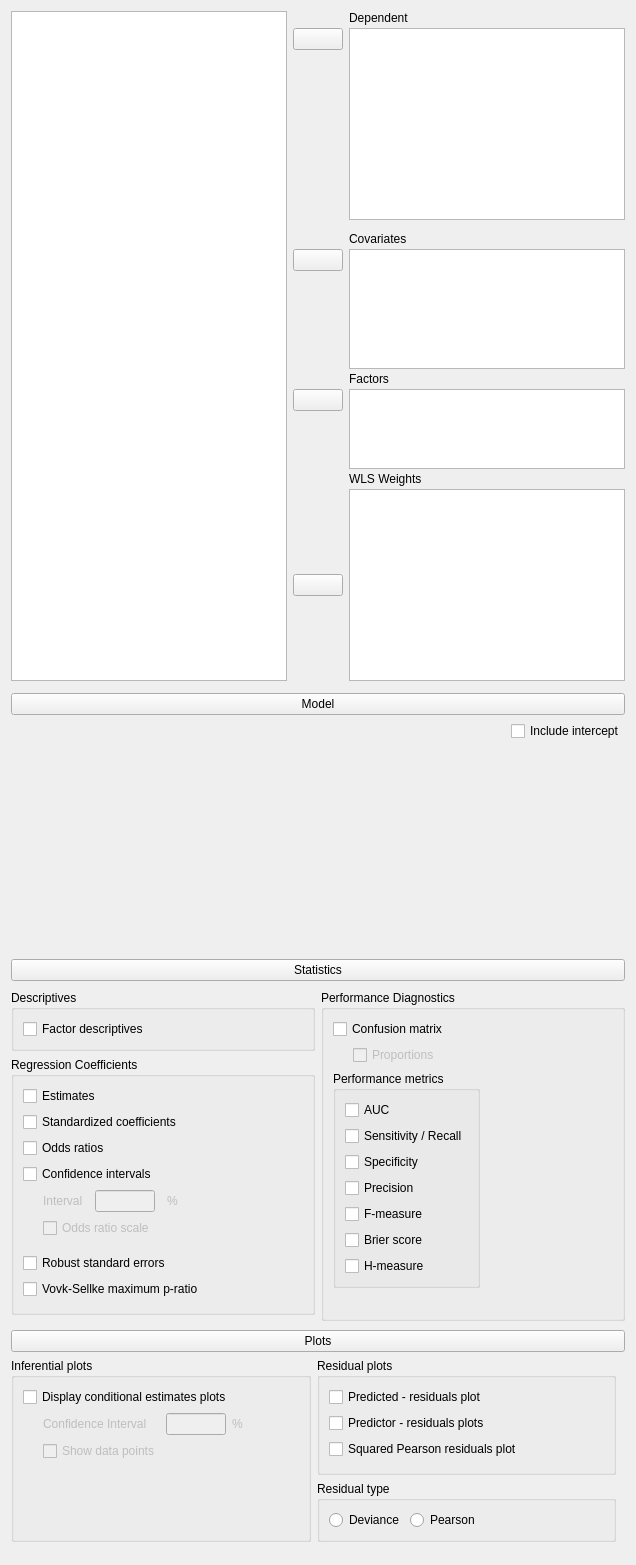
<?xml version="1.0" encoding="UTF-8"?>
<ui version="4.0">
 <class>RegressionLogisticForm</class>
 <widget class="QWidget" name="RegressionLogisticForm">
  <property name="geometry">
   <rect>
    <x>0</x>
    <y>0</y>
    <width>636</width>
    <height>1565</height>
   </rect>
  </property>
  <property name="sizePolicy">
   <sizepolicy hsizetype="Fixed" vsizetype="Preferred">
    <horstretch>0</horstretch>
    <verstretch>0</verstretch>
   </sizepolicy>
  </property>
  <property name="windowTitle">
   <string>Form</string>
  </property>
  <layout class="QGridLayout" name="gridLayout_2">
   <property name="verticalSpacing">
    <number>0</number>
   </property>
   <item row="5" column="0">
    <spacer name="verticalSpacer_2">
     <property name="orientation">
      <enum>Qt::Vertical</enum>
     </property>
     <property name="sizeHint" stdset="0">
      <size>
       <width>20</width>
       <height>40</height>
      </size>
     </property>
    </spacer>
   </item>
   <item row="2" column="0">
    <widget class="QWidget" name="statisticsContainer" native="true">
     <layout class="QGridLayout" name="gridLayout_4">
      <property name="leftMargin">
       <number>0</number>
      </property>
      <property name="topMargin">
       <number>3</number>
      </property>
      <property name="rightMargin">
       <number>0</number>
      </property>
      <property name="bottomMargin">
       <number>3</number>
      </property>
      <item row="0" column="0">
       <widget class="ExpanderButton" name="pushButton">
        <property name="sizePolicy">
         <sizepolicy hsizetype="Expanding" vsizetype="Fixed">
          <horstretch>0</horstretch>
          <verstretch>0</verstretch>
         </sizepolicy>
        </property>
        <property name="text">
         <string>Statistics</string>
        </property>
       </widget>
      </item>
      <item row="1" column="0">
       <widget class="QWidget" name="panelStatistics" native="true">
        <layout class="QGridLayout" name="gridLayout_11">
         <property name="leftMargin">
          <number>0</number>
         </property>
         <property name="topMargin">
          <number>3</number>
         </property>
         <property name="rightMargin">
          <number>0</number>
         </property>
         <property name="bottomMargin">
          <number>3</number>
         </property>
         <item row="1" column="0">
          <widget class="GroupBox" name="groupBox">
           <property name="title">
            <string>Regression Coefficients</string>
           </property>
           <layout class="QGridLayout" name="gridLayout_5">
            <item row="4" column="1">
             <widget class="QWidget" name="panelConfidenceInterval" native="true">
              <property name="enabled">
               <bool>false</bool>
              </property>
              <layout class="QGridLayout" name="gridLayout_12">
               <property name="leftMargin">
                <number>20</number>
               </property>
               <property name="topMargin">
                <number>0</number>
               </property>
               <item row="0" column="1">
                <widget class="QLabel" name="label">
                 <property name="text">
                  <string>Interval</string>
                 </property>
                </widget>
               </item>
               <item row="0" column="5">
                <widget class="QLabel" name="label_2">
                 <property name="text">
                  <string>%</string>
                 </property>
                </widget>
               </item>
               <item row="0" column="3">
                <widget class="BoundTextBox" name="coeffCIInterval">
                 <property name="maximumSize">
                  <size>
                   <width>60</width>
                   <height>16777215</height>
                  </size>
                 </property>
                </widget>
               </item>
               <item row="1" column="1" colspan="5">
                <widget class="BoundCheckBox" name="coeffCIOR">
                 <property name="text">
                  <string>Odds ratio scale</string>
                 </property>
                </widget>
               </item>
               <item row="0" column="6">
                <spacer name="horizontalSpacer_7">
                 <property name="orientation">
                  <enum>Qt::Horizontal</enum>
                 </property>
                 <property name="sizeHint" stdset="0">
                  <size>
                   <width>40</width>
                   <height>20</height>
                  </size>
                 </property>
                </spacer>
               </item>
              </layout>
             </widget>
            </item>
            <item row="0" column="2">
             <spacer name="horizontalSpacer_3">
              <property name="orientation">
               <enum>Qt::Horizontal</enum>
              </property>
              <property name="sizeHint" stdset="0">
               <size>
                <width>40</width>
                <height>20</height>
               </size>
              </property>
             </spacer>
            </item>
            <item row="0" column="1">
             <widget class="BoundCheckBox" name="coeffEstimates">
              <property name="text">
               <string>Estimates</string>
              </property>
             </widget>
            </item>
            <item row="1" column="1">
             <widget class="BoundCheckBox" name="stdCoeff">
              <property name="text">
               <string>Standardized coefficients</string>
              </property>
             </widget>
            </item>
            <item row="10" column="1">
             <spacer name="verticalSpacer_4">
              <property name="orientation">
               <enum>Qt::Vertical</enum>
              </property>
              <property name="sizeHint" stdset="0">
               <size>
                <width>20</width>
                <height>40</height>
               </size>
              </property>
             </spacer>
            </item>
            <item row="3" column="1">
             <widget class="BoundCheckBox" name="coeffCI">
              <property name="text">
               <string>Confidence intervals</string>
              </property>
             </widget>
            </item>
            <item row="6" column="1">
             <widget class="BoundCheckBox" name="VovkSellkeMPR">
              <property name="sizePolicy">
               <sizepolicy hsizetype="Fixed" vsizetype="Fixed">
                <horstretch>0</horstretch>
                <verstretch>0</verstretch>
               </sizepolicy>
              </property>
              <property name="text">
               <string>Vovk-Sellke maximum p-ratio</string>
              </property>
             </widget>
            </item>
            <item row="2" column="1">
             <widget class="BoundCheckBox" name="oddsRatios">
              <property name="text">
               <string>Odds ratios</string>
              </property>
             </widget>
            </item>
            <item row="11" column="1">
             <spacer name="verticalSpacer_9">
              <property name="orientation">
               <enum>Qt::Vertical</enum>
              </property>
              <property name="sizeHint" stdset="0">
               <size>
                <width>20</width>
                <height>40</height>
               </size>
              </property>
             </spacer>
            </item>
            <item row="5" column="1">
             <widget class="BoundCheckBox" name="robustSEOpt">
              <property name="sizePolicy">
               <sizepolicy hsizetype="Fixed" vsizetype="Fixed">
                <horstretch>0</horstretch>
                <verstretch>0</verstretch>
               </sizepolicy>
              </property>
              <property name="text">
               <string>Robust standard errors</string>
              </property>
             </widget>
            </item>
           </layout>
          </widget>
         </item>
         <item row="0" column="0">
          <widget class="GroupBox" name="groupBox_6">
           <property name="title">
            <string>Descriptives</string>
           </property>
           <layout class="QGridLayout" name="gridLayout_15">
            <item row="0" column="0">
             <widget class="BoundCheckBox" name="factorDescriptivesOpt">
              <property name="sizePolicy">
               <sizepolicy hsizetype="Fixed" vsizetype="Fixed">
                <horstretch>0</horstretch>
                <verstretch>0</verstretch>
               </sizepolicy>
              </property>
              <property name="text">
               <string>Factor descriptives</string>
              </property>
             </widget>
            </item>
            <item row="0" column="1">
             <spacer name="horizontalSpacer_8">
              <property name="orientation">
               <enum>Qt::Horizontal</enum>
              </property>
              <property name="sizeHint" stdset="0">
               <size>
                <width>40</width>
                <height>20</height>
               </size>
              </property>
             </spacer>
            </item>
           </layout>
          </widget>
         </item>
         <item row="0" column="1" rowspan="3">
          <widget class="GroupBox" name="groupBox_2">
           <property name="title">
            <string>Performance Diagnostics</string>
           </property>
           <layout class="QGridLayout" name="gridLayout_7">
            <item row="0" column="0" colspan="2">
             <widget class="BoundCheckBox" name="confusionMatrixOpt">
              <property name="text">
               <string>Confusion matrix</string>
              </property>
             </widget>
            </item>
            <item row="4" column="0" colspan="3">
             <spacer name="verticalSpacer_5">
              <property name="orientation">
               <enum>Qt::Vertical</enum>
              </property>
              <property name="sizeHint" stdset="0">
               <size>
                <width>20</width>
                <height>40</height>
               </size>
              </property>
             </spacer>
            </item>
            <item row="1" column="0" colspan="2">
             <widget class="QWidget" name="panelProportions" native="true">
              <property name="enabled">
               <bool>false</bool>
              </property>
              <layout class="QGridLayout" name="gridLayout_6">
               <property name="leftMargin">
                <number>20</number>
               </property>
               <property name="topMargin">
                <number>0</number>
               </property>
               <property name="rightMargin">
                <number>0</number>
               </property>
               <property name="bottomMargin">
                <number>0</number>
               </property>
               <item row="0" column="0">
                <widget class="BoundCheckBox" name="confusionMatrixProportions">
                 <property name="text">
                  <string>Proportions</string>
                 </property>
                </widget>
               </item>
              </layout>
             </widget>
            </item>
            <item row="2" column="0">
             <widget class="GroupBox" name="groupBox_4">
              <property name="title">
               <string>Performance metrics</string>
              </property>
              <layout class="QGridLayout" name="gridLayout_10">
               <item row="0" column="0">
                <widget class="BoundCheckBox" name="AUC">
                 <property name="text">
                  <string>AUC</string>
                 </property>
                </widget>
               </item>
               <item row="2" column="0">
                <widget class="BoundCheckBox" name="Spec">
                 <property name="text">
                  <string>Specificity</string>
                 </property>
                </widget>
               </item>
               <item row="1" column="0">
                <widget class="BoundCheckBox" name="Sens">
                 <property name="text">
                  <string>Sensitivity / Recall</string>
                 </property>
                </widget>
               </item>
               <item row="3" column="0">
                <widget class="BoundCheckBox" name="Prec">
                 <property name="text">
                  <string>Precision</string>
                 </property>
                </widget>
               </item>
               <item row="8" column="0">
                <widget class="BoundCheckBox" name="Hmsr">
                 <property name="text">
                  <string>H-measure</string>
                 </property>
                </widget>
               </item>
               <item row="6" column="0">
                <widget class="BoundCheckBox" name="BrierScr">
                 <property name="text">
                  <string>Brier score</string>
                 </property>
                </widget>
               </item>
               <item row="5" column="0">
                <widget class="BoundCheckBox" name="Fmsr">
                 <property name="text">
                  <string>F-measure</string>
                 </property>
                </widget>
               </item>
              </layout>
             </widget>
            </item>
            <item row="0" column="2" rowspan="3">
             <spacer name="horizontalSpacer_4">
              <property name="orientation">
               <enum>Qt::Horizontal</enum>
              </property>
              <property name="sizeHint" stdset="0">
               <size>
                <width>40</width>
                <height>20</height>
               </size>
              </property>
             </spacer>
            </item>
           </layout>
          </widget>
         </item>
        </layout>
       </widget>
      </item>
     </layout>
    </widget>
   </item>
   <item row="0" column="0">
    <widget class="QWidget" name="topWidget" native="true">
     <property name="sizePolicy">
      <sizepolicy hsizetype="Preferred" vsizetype="Fixed">
       <horstretch>0</horstretch>
       <verstretch>0</verstretch>
      </sizepolicy>
     </property>
     <layout class="QGridLayout" name="gridLayout">
      <property name="leftMargin">
       <number>0</number>
      </property>
      <property name="topMargin">
       <number>0</number>
      </property>
      <property name="rightMargin">
       <number>0</number>
      </property>
      <property name="verticalSpacing">
       <number>3</number>
      </property>
      <item row="1" column="2" rowspan="2">
       <widget class="boundSingleItemView" name="dependent">
        <property name="sizePolicy">
         <sizepolicy hsizetype="Expanding" vsizetype="Fixed">
          <horstretch>0</horstretch>
          <verstretch>0</verstretch>
         </sizepolicy>
        </property>
        <property name="minimumSize">
         <size>
          <width>0</width>
          <height>0</height>
         </size>
        </property>
        <property name="maximumSize">
         <size>
          <width>16777215</width>
          <height>16777215</height>
         </size>
        </property>
        <property name="selectionMode">
         <enum>QAbstractItemView::ExtendedSelection</enum>
        </property>
       </widget>
      </item>
      <item row="4" column="2">
       <widget class="QLabel" name="label_4">
        <property name="text">
         <string>Covariates</string>
        </property>
       </widget>
      </item>
      <item row="6" column="1">
       <spacer name="verticalSpacer_3">
        <property name="orientation">
         <enum>Qt::Vertical</enum>
        </property>
        <property name="sizeHint" stdset="0">
         <size>
          <width>20</width>
          <height>84</height>
         </size>
        </property>
       </spacer>
      </item>
      <item row="5" column="1">
       <widget class="AssignButton" name="buttonAssignCovariates">
        <property name="sizePolicy">
         <sizepolicy hsizetype="Fixed" vsizetype="Fixed">
          <horstretch>0</horstretch>
          <verstretch>0</verstretch>
         </sizepolicy>
        </property>
        <property name="minimumSize">
         <size>
          <width>50</width>
          <height>0</height>
         </size>
        </property>
        <property name="maximumSize">
         <size>
          <width>50</width>
          <height>16777215</height>
         </size>
        </property>
        <property name="text">
         <string/>
        </property>
       </widget>
      </item>
      <item row="8" column="1">
       <widget class="AssignButton" name="buttonAssignFactors">
        <property name="sizePolicy">
         <sizepolicy hsizetype="Fixed" vsizetype="Fixed">
          <horstretch>0</horstretch>
          <verstretch>0</verstretch>
         </sizepolicy>
        </property>
        <property name="minimumSize">
         <size>
          <width>50</width>
          <height>0</height>
         </size>
        </property>
        <property name="maximumSize">
         <size>
          <width>50</width>
          <height>16777215</height>
         </size>
        </property>
        <property name="text">
         <string/>
        </property>
       </widget>
      </item>
      <item row="5" column="2" rowspan="2">
       <widget class="BoundListView" name="covariates">
        <property name="sizePolicy">
         <sizepolicy hsizetype="Expanding" vsizetype="Fixed">
          <horstretch>0</horstretch>
          <verstretch>0</verstretch>
         </sizepolicy>
        </property>
        <property name="minimumSize">
         <size>
          <width>0</width>
          <height>120</height>
         </size>
        </property>
        <property name="maximumSize">
         <size>
          <width>16777215</width>
          <height>120</height>
         </size>
        </property>
        <property name="editTriggers">
         <set>QAbstractItemView::AllEditTriggers</set>
        </property>
        <property name="selectionMode">
         <enum>QAbstractItemView::ExtendedSelection</enum>
        </property>
       </widget>
      </item>
      <item row="10" column="2">
       <widget class="QLabel" name="labelWLSWeights">
        <property name="text">
         <string>WLS Weights</string>
        </property>
       </widget>
      </item>
      <item row="11" column="1">
       <widget class="AssignButton" name="buttonAssignWlsWeights">
        <property name="sizePolicy">
         <sizepolicy hsizetype="Fixed" vsizetype="Fixed">
          <horstretch>0</horstretch>
          <verstretch>0</verstretch>
         </sizepolicy>
        </property>
        <property name="minimumSize">
         <size>
          <width>50</width>
          <height>0</height>
         </size>
        </property>
        <property name="maximumSize">
         <size>
          <width>50</width>
          <height>16777215</height>
         </size>
        </property>
        <property name="text">
         <string/>
        </property>
       </widget>
      </item>
      <item row="0" column="0" rowspan="12">
       <widget class="AvailableFieldsListView" name="listAvailableFields">
        <property name="sizePolicy">
         <sizepolicy hsizetype="Expanding" vsizetype="Preferred">
          <horstretch>0</horstretch>
          <verstretch>0</verstretch>
         </sizepolicy>
        </property>
        <property name="selectionMode">
         <enum>QAbstractItemView::ExtendedSelection</enum>
        </property>
       </widget>
      </item>
      <item row="11" column="2">
       <widget class="boundSingleItemView" name="wlsWeights">
        <property name="sizePolicy">
         <sizepolicy hsizetype="Expanding" vsizetype="Fixed">
          <horstretch>0</horstretch>
          <verstretch>0</verstretch>
         </sizepolicy>
        </property>
        <property name="minimumSize">
         <size>
          <width>0</width>
          <height>0</height>
         </size>
        </property>
        <property name="maximumSize">
         <size>
          <width>16777215</width>
          <height>16777215</height>
         </size>
        </property>
        <property name="selectionMode">
         <enum>QAbstractItemView::ExtendedSelection</enum>
        </property>
       </widget>
      </item>
      <item row="0" column="1">
       <widget class="QWidget" name="widget_9" native="true"/>
      </item>
      <item row="0" column="2">
       <widget class="QLabel" name="label_3">
        <property name="text">
         <string>Dependent</string>
        </property>
       </widget>
      </item>
      <item row="1" column="1">
       <widget class="AssignButton" name="buttonAssignDependent">
        <property name="sizePolicy">
         <sizepolicy hsizetype="Fixed" vsizetype="Fixed">
          <horstretch>0</horstretch>
          <verstretch>0</verstretch>
         </sizepolicy>
        </property>
        <property name="minimumSize">
         <size>
          <width>50</width>
          <height>0</height>
         </size>
        </property>
        <property name="maximumSize">
         <size>
          <width>50</width>
          <height>16777215</height>
         </size>
        </property>
        <property name="text">
         <string/>
        </property>
       </widget>
      </item>
      <item row="7" column="2">
       <widget class="QLabel" name="label_13">
        <property name="text">
         <string>Factors</string>
        </property>
       </widget>
      </item>
      <item row="3" column="2">
       <widget class="QWidget" name="widget_5" native="true">
        <layout class="QGridLayout" name="gridLayout_22">
         <property name="leftMargin">
          <number>0</number>
         </property>
         <property name="topMargin">
          <number>3</number>
         </property>
         <property name="rightMargin">
          <number>0</number>
         </property>
         <property name="bottomMargin">
          <number>3</number>
         </property>
        </layout>
       </widget>
      </item>
      <item row="9" column="1">
       <spacer name="verticalSpacer">
        <property name="orientation">
         <enum>Qt::Vertical</enum>
        </property>
        <property name="sizeHint" stdset="0">
         <size>
          <width>20</width>
          <height>40</height>
         </size>
        </property>
       </spacer>
      </item>
      <item row="8" column="2" rowspan="2">
       <widget class="BoundListView" name="factors">
        <property name="sizePolicy">
         <sizepolicy hsizetype="Expanding" vsizetype="Fixed">
          <horstretch>0</horstretch>
          <verstretch>0</verstretch>
         </sizepolicy>
        </property>
        <property name="minimumSize">
         <size>
          <width>0</width>
          <height>80</height>
         </size>
        </property>
        <property name="maximumSize">
         <size>
          <width>16777215</width>
          <height>80</height>
         </size>
        </property>
        <property name="editTriggers">
         <set>QAbstractItemView::AllEditTriggers</set>
        </property>
        <property name="selectionMode">
         <enum>QAbstractItemView::ExtendedSelection</enum>
        </property>
       </widget>
      </item>
     </layout>
    </widget>
   </item>
   <item row="1" column="0">
    <widget class="QWidget" name="modelContainer" native="true">
     <property name="sizePolicy">
      <sizepolicy hsizetype="Preferred" vsizetype="Preferred">
       <horstretch>0</horstretch>
       <verstretch>0</verstretch>
      </sizepolicy>
     </property>
     <layout class="QGridLayout" name="gridLayout_9">
      <property name="leftMargin">
       <number>0</number>
      </property>
      <property name="topMargin">
       <number>3</number>
      </property>
      <property name="rightMargin">
       <number>0</number>
      </property>
      <property name="bottomMargin">
       <number>3</number>
      </property>
      <item row="0" column="0">
       <widget class="ExpanderButton" name="expanderModel">
        <property name="sizePolicy">
         <sizepolicy hsizetype="Expanding" vsizetype="Fixed">
          <horstretch>0</horstretch>
          <verstretch>0</verstretch>
         </sizepolicy>
        </property>
        <property name="text">
         <string>Model</string>
        </property>
       </widget>
      </item>
      <item row="1" column="0">
       <widget class="QWidget" name="panelIncludeIntercept" native="true">
        <property name="enabled">
         <bool>true</bool>
        </property>
        <layout class="QGridLayout" name="gridLayout_8">
         <property name="leftMargin">
          <number>0</number>
         </property>
         <property name="topMargin">
          <number>0</number>
         </property>
         <property name="rightMargin">
          <number>0</number>
         </property>
         <property name="bottomMargin">
          <number>0</number>
         </property>
         <item row="0" column="1" rowspan="2" colspan="2">
          <widget class="BoundCheckBox" name="includeIntercept">
           <property name="enabled">
            <bool>true</bool>
           </property>
           <property name="text">
            <string>Include intercept</string>
           </property>
          </widget>
         </item>
         <item row="0" column="0" rowspan="3">
          <spacer name="horizontalSpacer_2">
           <property name="orientation">
            <enum>Qt::Horizontal</enum>
           </property>
           <property name="sizeHint" stdset="0">
            <size>
             <width>40</width>
             <height>20</height>
            </size>
           </property>
          </spacer>
         </item>
        </layout>
       </widget>
      </item>
      <item row="2" column="0">
       <widget class="AnovaModelWidget" name="modelTerms" native="true">
        <property name="sizePolicy">
         <sizepolicy hsizetype="Expanding" vsizetype="Preferred">
          <horstretch>0</horstretch>
          <verstretch>0</verstretch>
         </sizepolicy>
        </property>
        <property name="minimumSize">
         <size>
          <width>0</width>
          <height>200</height>
         </size>
        </property>
       </widget>
      </item>
     </layout>
    </widget>
   </item>
   <item row="3" column="0">
    <widget class="QWidget" name="plotContainer" native="true">
     <layout class="QGridLayout" name="gridLayout_13">
      <property name="leftMargin">
       <number>0</number>
      </property>
      <property name="topMargin">
       <number>3</number>
      </property>
      <property name="rightMargin">
       <number>0</number>
      </property>
      <property name="bottomMargin">
       <number>3</number>
      </property>
      <item row="0" column="0" colspan="2">
       <widget class="ExpanderButton" name="pushButton_3">
        <property name="sizePolicy">
         <sizepolicy hsizetype="Expanding" vsizetype="Fixed">
          <horstretch>0</horstretch>
          <verstretch>0</verstretch>
         </sizepolicy>
        </property>
        <property name="text">
         <string>Plots</string>
        </property>
       </widget>
      </item>
      <item row="1" column="0" colspan="2">
       <widget class="QWidget" name="panelPlots" native="true">
        <property name="sizePolicy">
         <sizepolicy hsizetype="Preferred" vsizetype="Preferred">
          <horstretch>0</horstretch>
          <verstretch>0</verstretch>
         </sizepolicy>
        </property>
        <layout class="QGridLayout" name="gridLayout_27">
         <property name="leftMargin">
          <number>0</number>
         </property>
         <property name="topMargin">
          <number>0</number>
         </property>
         <item row="0" column="2">
          <widget class="GroupBox" name="groupBox_5">
           <property name="title">
            <string>Residual plots</string>
           </property>
           <layout class="QGridLayout" name="gridLayout_14">
            <item row="0" column="2">
             <spacer name="horizontalSpacer_5">
              <property name="orientation">
               <enum>Qt::Horizontal</enum>
              </property>
              <property name="sizeHint" stdset="0">
               <size>
                <width>40</width>
                <height>20</height>
               </size>
              </property>
             </spacer>
            </item>
            <item row="3" column="0">
             <widget class="BoundCheckBox" name="squaredPearsonPlotOpt">
              <property name="text">
               <string>Squared Pearson residuals plot</string>
              </property>
             </widget>
            </item>
            <item row="0" column="0" colspan="2">
             <widget class="BoundCheckBox" name="predictedPlotOpt">
              <property name="text">
               <string>Predicted - residuals plot</string>
              </property>
             </widget>
            </item>
            <item row="1" column="0" rowspan="2" colspan="2">
             <widget class="BoundCheckBox" name="predictorPlotsOpt">
              <property name="text">
               <string>Predictor - residuals plots</string>
              </property>
             </widget>
            </item>
            <item row="1" column="2" rowspan="2">
             <widget class="QLabel" name="label_11">
              <property name="maximumSize">
               <size>
                <width>15</width>
                <height>16777215</height>
               </size>
              </property>
              <property name="text">
               <string/>
              </property>
             </widget>
            </item>
            <item row="5" column="0" colspan="2">
             <spacer name="verticalSpacer_7">
              <property name="orientation">
               <enum>Qt::Vertical</enum>
              </property>
              <property name="sizeHint" stdset="0">
               <size>
                <width>20</width>
                <height>40</height>
               </size>
              </property>
             </spacer>
            </item>
            <item row="6" column="0" colspan="2">
             <spacer name="verticalSpacer_8">
              <property name="orientation">
               <enum>Qt::Vertical</enum>
              </property>
              <property name="sizeHint" stdset="0">
               <size>
                <width>20</width>
                <height>40</height>
               </size>
              </property>
             </spacer>
            </item>
           </layout>
          </widget>
         </item>
         <item row="1" column="2">
          <widget class="BoundGroupBox" name="residualType">
           <property name="sizePolicy">
            <sizepolicy hsizetype="Preferred" vsizetype="Preferred">
             <horstretch>0</horstretch>
             <verstretch>0</verstretch>
            </sizepolicy>
           </property>
           <property name="minimumSize">
            <size>
             <width>240</width>
             <height>0</height>
            </size>
           </property>
           <property name="title">
            <string>Residual type</string>
           </property>
           <layout class="QHBoxLayout" name="horizontalLayout">
            <item>
             <widget class="QRadioButton" name="_1deviance">
              <property name="sizePolicy">
               <sizepolicy hsizetype="Fixed" vsizetype="Fixed">
                <horstretch>0</horstretch>
                <verstretch>0</verstretch>
               </sizepolicy>
              </property>
              <property name="text">
               <string>Deviance</string>
              </property>
             </widget>
            </item>
            <item>
             <widget class="QRadioButton" name="_2pearson">
              <property name="sizePolicy">
               <sizepolicy hsizetype="Fixed" vsizetype="Fixed">
                <horstretch>0</horstretch>
                <verstretch>0</verstretch>
               </sizepolicy>
              </property>
              <property name="text">
               <string>Pearson</string>
              </property>
             </widget>
            </item>
            <item>
             <spacer name="horizontalSpacer_6">
              <property name="orientation">
               <enum>Qt::Horizontal</enum>
              </property>
              <property name="sizeHint" stdset="0">
               <size>
                <width>40</width>
                <height>20</height>
               </size>
              </property>
             </spacer>
            </item>
           </layout>
          </widget>
         </item>
         <item row="0" column="0" rowspan="2">
          <widget class="GroupBox" name="groupBox_3">
           <property name="title">
            <string>Inferential plots</string>
           </property>
           <layout class="QGridLayout" name="gridLayout_3">
            <item row="0" column="2" rowspan="3">
             <spacer name="horizontalSpacer">
              <property name="orientation">
               <enum>Qt::Horizontal</enum>
              </property>
              <property name="sizeHint" stdset="0">
               <size>
                <width>40</width>
                <height>20</height>
               </size>
              </property>
             </spacer>
            </item>
            <item row="0" column="0" colspan="2">
             <widget class="BoundCheckBox" name="estimatesPlotsOpt">
              <property name="text">
               <string>Display conditional estimates plots</string>
              </property>
             </widget>
            </item>
            <item row="2" column="1">
             <widget class="QLabel" name="label_8">
              <property name="maximumSize">
               <size>
                <width>15</width>
                <height>16777215</height>
               </size>
              </property>
              <property name="text">
               <string/>
              </property>
             </widget>
            </item>
            <item row="1" column="0" rowspan="2" colspan="2">
             <widget class="QWidget" name="panelEstimatesPlotsCI" native="true">
              <property name="enabled">
               <bool>false</bool>
              </property>
              <layout class="QGridLayout" name="gridLayout_19">
               <property name="leftMargin">
                <number>20</number>
               </property>
               <property name="topMargin">
                <number>0</number>
               </property>
               <property name="rightMargin">
                <number>0</number>
               </property>
               <property name="bottomMargin">
                <number>0</number>
               </property>
               <item row="0" column="0">
                <widget class="QLabel" name="label_6">
                 <property name="text">
                  <string>Confidence Interval</string>
                 </property>
                </widget>
               </item>
               <item row="0" column="1">
                <widget class="BoundTextBox" name="estimatesPlotsCI">
                 <property name="maximumSize">
                  <size>
                   <width>60</width>
                   <height>16777215</height>
                  </size>
                 </property>
                </widget>
               </item>
               <item row="0" column="2">
                <widget class="QLabel" name="label_7">
                 <property name="text">
                  <string>%</string>
                 </property>
                </widget>
               </item>
               <item row="1" column="0">
                <widget class="BoundCheckBox" name="showPoints">
                 <property name="text">
                  <string>Show data points</string>
                 </property>
                </widget>
               </item>
              </layout>
             </widget>
            </item>
            <item row="3" column="0" colspan="3">
             <spacer name="verticalSpacer_6">
              <property name="orientation">
               <enum>Qt::Vertical</enum>
              </property>
              <property name="sizeHint" stdset="0">
               <size>
                <width>20</width>
                <height>40</height>
               </size>
              </property>
             </spacer>
            </item>
           </layout>
          </widget>
         </item>
        </layout>
       </widget>
      </item>
     </layout>
    </widget>
   </item>
   <item row="4" column="0">
    <spacer name="verticalSpacer_10">
     <property name="orientation">
      <enum>Qt::Vertical</enum>
     </property>
     <property name="sizeHint" stdset="0">
      <size>
       <width>20</width>
       <height>40</height>
      </size>
     </property>
    </spacer>
   </item>
  </layout>
 </widget>
 <customwidgets>
  <customwidget>
   <class>AssignButton</class>
   <extends>QPushButton</extends>
   <header>widgets/assignbutton.h</header>
  </customwidget>
  <customwidget>
   <class>AvailableFieldsListView</class>
   <extends>QListView</extends>
   <header>widgets/availablefieldslistview.h</header>
  </customwidget>
  <customwidget>
   <class>GroupBox</class>
   <extends>QGroupBox</extends>
   <header>widgets/groupbox.h</header>
   <container>1</container>
  </customwidget>
  <customwidget>
   <class>BoundTextBox</class>
   <extends>QLineEdit</extends>
   <header>widgets/boundtextbox.h</header>
  </customwidget>
  <customwidget>
   <class>BoundGroupBox</class>
   <extends>QGroupBox</extends>
   <header>widgets/boundgroupbox.h</header>
   <container>1</container>
  </customwidget>
  <customwidget>
   <class>ExpanderButton</class>
   <extends>QPushButton</extends>
   <header>widgets/expanderbutton.h</header>
  </customwidget>
  <customwidget>
   <class>BoundCheckBox</class>
   <extends>QCheckBox</extends>
   <header>widgets/boundcheckbox.h</header>
  </customwidget>
  <customwidget>
   <class>boundSingleItemView</class>
   <extends>QListView</extends>
   <header>widgets/boundsingleitemview.h</header>
  </customwidget>
  <customwidget>
   <class>BoundListView</class>
   <extends>QListView</extends>
   <header>widgets/boundlistview.h</header>
  </customwidget>
  <customwidget>
   <class>AnovaModelWidget</class>
   <extends>QWidget</extends>
   <header>widgets/anovamodelwidget.h</header>
   <container>1</container>
  </customwidget>
 </customwidgets>
 <tabstops>
  <tabstop>listAvailableFields</tabstop>
  <tabstop>buttonAssignDependent</tabstop>
  <tabstop>dependent</tabstop>
  <tabstop>buttonAssignCovariates</tabstop>
  <tabstop>covariates</tabstop>
  <tabstop>buttonAssignFactors</tabstop>
  <tabstop>factors</tabstop>
  <tabstop>buttonAssignWlsWeights</tabstop>
  <tabstop>wlsWeights</tabstop>
  <tabstop>expanderModel</tabstop>
  <tabstop>pushButton</tabstop>
  <tabstop>coeffEstimates</tabstop>
  <tabstop>coeffCI</tabstop>
  <tabstop>coeffCIInterval</tabstop>
  <tabstop>confusionMatrixOpt</tabstop>
  <tabstop>pushButton_3</tabstop>
  <tabstop>estimatesPlotsOpt</tabstop>
 </tabstops>
 <resources/>
 <connections>
  <connection>
   <sender>coeffCI</sender>
   <signal>toggled(bool)</signal>
   <receiver>panelConfidenceInterval</receiver>
   <slot>setEnabled(bool)</slot>
   <hints>
    <hint type="sourcelabel">
     <x>112</x>
     <y>608</y>
    </hint>
    <hint type="destinationlabel">
     <x>107</x>
     <y>1090</y>
    </hint>
   </hints>
  </connection>
  <connection>
   <sender>estimatesPlotsOpt</sender>
   <signal>toggled(bool)</signal>
   <receiver>panelEstimatesPlotsCI</receiver>
   <slot>setEnabled(bool)</slot>
   <hints>
    <hint type="sourcelabel">
     <x>119</x>
     <y>1272</y>
    </hint>
    <hint type="destinationlabel">
     <x>119</x>
     <y>1299</y>
    </hint>
   </hints>
  </connection>
  <connection>
   <sender>confusionMatrixOpt</sender>
   <signal>toggled(bool)</signal>
   <receiver>panelProportions</receiver>
   <slot>setEnabled(bool)</slot>
   <hints>
    <hint type="sourcelabel">
     <x>364</x>
     <y>1029</y>
    </hint>
    <hint type="destinationlabel">
     <x>364</x>
     <y>1064</y>
    </hint>
   </hints>
  </connection>
 </connections>
</ui>
